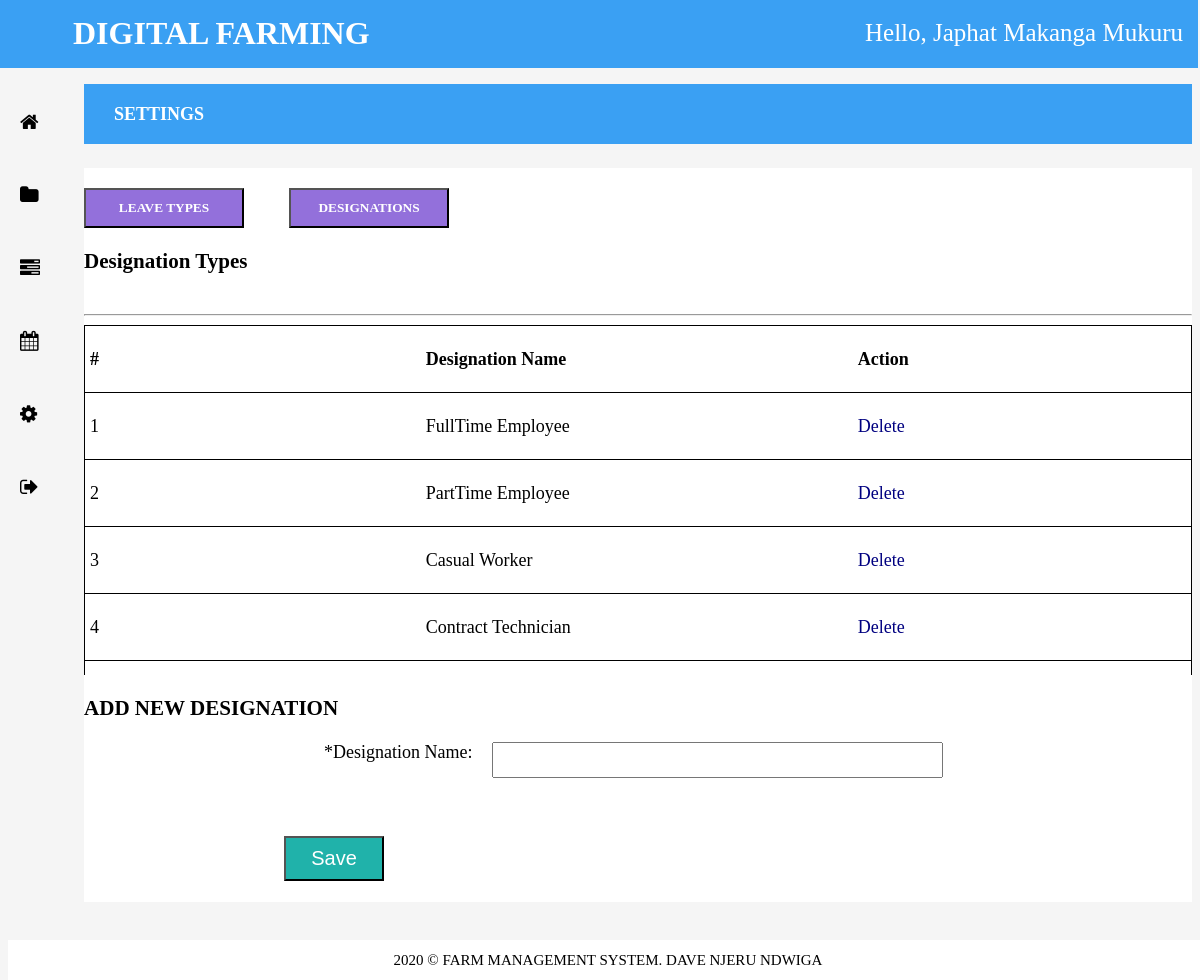
Screenshot of /settings2.php (signed in) with the database file from the repository.
### tables this page shows
CREATE TABLE `designations` (
  `id` int(11) NOT NULL,
  `designation_name` varchar(32) NOT NULL
);

### session.php (called while the page is built, shortened)
<?php
include('dbconnection.php');
$user_check = $_SESSION['login_user'];
$mysqli= mysqli_query($mysqli,"select fullname from login where fullname = '$user_check' ");
$row = mysqli_fetch_array($mysqli,MYSQLI_ASSOC);
$login_session = $row['fullname'];
?>

### settings2.php (the view, shortened to what this page needs)
<?php include ('session.php'); ?>
<!DOCTYPE html>
<html>
<head>
    <link rel="stylesheet" href="styling.css?v=<?php echo time(); ?>">
    <link rel="stylesheet" href="https://cdnjs.cloudflare.com/ajax/libs/font-awesome/4.7.0/css/font-awesome.min.css">
</head>
<body>
<?php include 'navigation.php'?>
<div class="heading"><h4>SETTINGS</h4></div>
<div class="workspace">
    <div class="buttons">
        <div class="button" id="setting_button">
            <a href="settings.php"><button>LEAVE TYPES</button></a>
        </div>
        <div class="button">
            <a href="#"><button>DESIGNATIONS</button></a>
        </div>
    </div>
    <div>
        <h3>Designation Types</h3>
        <hr>
    </div>
    <div class="tables">
        <?php
        include 'dbconnection.php';
        $query = "select id, designation_name from designations";
        if($result = $mysqli->query($query)) {
        }
        else {
            echo "Error getting information from the database."."<br>";
        }
        echo "<table id='schedule'> <tr>";
        echo "<th>#</th>";
        echo "<th>Designation Name</th>";
        echo "<th>Action</th>";
        echo "</tr\n>";
        while($result_ar = mysqli_fetch_assoc($result)) {
            echo "<tr>";
            echo "<td>".$result_ar['id']."</td>";
            echo "<td>".$result_ar['designation_name']."</td>";
            echo "<td> <a href='remove_designation.php? id=".$result_ar['id']."'>Delete</a></td>";
            echo "</td></tr>\n";
        }
        echo "</table>";
        ?>
    </div>
    <div>
        <h3>ADD NEW DESIGNATION</h3>
    </div>
    <div class="input">
        <form action= "submitDesignation.php" method="post">
            <ul>
                <li>*Designation Name: <input class="textboxes" name="dname" type="text"/></li>
            </ul>
            <input id="final" name="Submit1" type="submit" value="Save"/><br>&nbsp;
        </form>
    </div>
</div>
<div class="empty"></div>
<div id="second">
    <?php include 'footer.php' ?>
</div>
</body>
</html>

### navigation.php
<div id="navigator">
    <nav id="one">
        <label id="logo">DIGITAL FARMING</label>
        <div id="user">Hello, <?php echo $login_session; ?></div>
    </nav>
    <nav id="two">
        <ul>
            <li><a href="dashboard.php"><i class="fa fa-home" aria-hidden="true"></i>
                    <span class="home">Home</span></a></li>
            <li><a href="employees.php"><i class="fa fa-folder" aria-hidden="true"></i>
                    <span class="employees">Employees</span></a></li>
            <li><a href="work_schedule.php"><i class="fa fa-tasks" aria-hidden="true"></i>
                    <span class="schedule">Schedules</span></a></li>
            <li><a href="leaves.php"><i class="fa fa-calendar" aria-hidden="true"></i>
                    <span class="requests">Leave Requests</span></a></li>
            <li><a href="settings.php"><i class="fa fa-cog" aria-hidden="true"></i>
                    <span class="settings">Settings</span></a></li>
            <li><a href="logout.php"><i class="fa fa-sign-out" aria-hidden="true"></i>
                <span class="logout">LogOut</span></a></li>
        </ul>
    </nav>
</div>

### styling.css (style rules this page uses)
body { font-family: 'century gothic'; font-size: 18px; background-color: whitesmoke; }
#one { height: 70px; width: 100%; background: rgb(58, 160, 243); position: fixed; margin-top: -10px; margin-left: -10px; }
#two { height: 100%; width: 70px; background: whitesmoke; position: fixed; margin-top: 60px; margin-left: -8px; }
#logo { color: white; font-size: 32px; line-height: 70px; padding: 0 75px; font-weight: bold; }
#user { font-size: 25px; line-height: 70px; color: white; float: right; margin-right: 15px; }
#two ul { list-style: none; }
#two ul li { display: block; padding: 25px 0px; margin-left: -20px; }
#two ul li a { color: black; text-decoration: none; font-size: 20px; }
.empty { clear: both; padding-top: 70px; }
table th { width: 50px; }
a { text-decoration: none; color: navy; font-weight: 500; }
h4 { text-align: center; background-color: black; color: white; }
.heading { margin-left: 76px; padding-top: 52px; }
.heading h4 { background-color: rgb(58, 160, 243); height: 60px; line-height: 60px; text-align: left; padding-left: 30px; }
.workspace { margin-left: 76px; background-color: white; }
.button { padding-top: 20px; }
.button button { width: 160px; height: 40px; font-family: 'century gothic'; background-color: mediumpurple; font-weight: bold; }
.button a button { color: white; }
#setting_button { float: left; padding-right: 45px; }
#schedule { border-collapse: collapse; width: 100%; }
#schedule tr { border: 1px solid black; }
#schedule td, #schedule tr, #schedule th { font-size: 18px; padding: 23px 87px 22px 5px; text-align: left; }
hr { margin-top: 40px; }
.input { margin-left: 200px; }
.input ul li { display: table-row; text-align: right; list-style: none; margin-left: 50px; }
.textboxes { height: 30px; width: 443px; margin-left: 20px; margin-bottom: 40px; float: right; }
.textboxes, .selects, #textarea { font-family: 'century gothic'; font-size: 16px; }
form #final { font-size: 20px; height: 45px; width: 100px; background-color: lightseagreen; color: white; }
.tables { height: 350px; overflow: scroll; }

### rows the page displays
designations: id "1", designation_name "FullTime Employee"
designations: id "2", designation_name "PartTime Employee"
designations: id "3", designation_name "Casual Worker"
designations: id "4", designation_name "Contract Technician"

### other values shown
$login_session "Japhat Makanga Mukuru"
